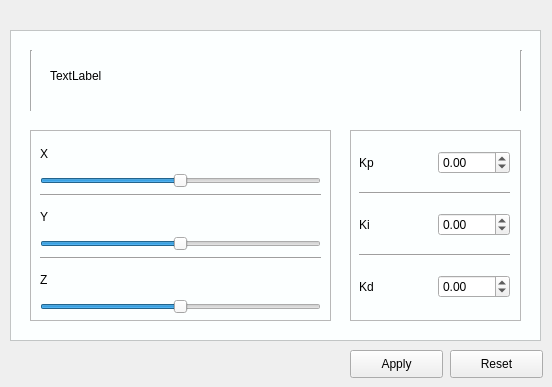
    <widget class="QWidget" name="tab_6">
     <attribute name="title">
      <string>Page</string>
     </attribute>
     <widget class="QFrame" name="frame_14">
      <property name="geometry">
       <rect>
        <x>10</x>
        <y>30</y>
        <width>531</width>
        <height>311</height>
       </rect>
      </property>
      <property name="styleSheet">
       <string notr="true">QFrame{
	background-color: rgb(252, 255, 255);
}</string>
      </property>
      <property name="frameShape">
       <enum>QFrame::StyledPanel</enum>
      </property>
      <property name="frameShadow">
       <enum>QFrame::Plain</enum>
      </property>
      <widget class="QLabel" name="pid_set_info_6">
       <property name="geometry">
        <rect>
         <x>40</x>
         <y>20</y>
         <width>451</width>
         <height>51</height>
        </rect>
       </property>
       <property name="text">
        <string>TextLabel</string>
       </property>
      </widget>
      <widget class="Line" name="line_45">
       <property name="geometry">
        <rect>
         <x>20</x>
         <y>20</y>
         <width>3</width>
         <height>61</height>
        </rect>
       </property>
       <property name="orientation">
        <enum>Qt::Vertical</enum>
       </property>
      </widget>
      <widget class="Line" name="line_46">
       <property name="geometry">
        <rect>
         <x>510</x>
         <y>20</y>
         <width>3</width>
         <height>61</height>
        </rect>
       </property>
       <property name="orientation">
        <enum>Qt::Vertical</enum>
       </property>
      </widget>
     </widget>
     <widget class="QFrame" name="frame_15">
      <property name="geometry">
       <rect>
        <x>30</x>
        <y>130</y>
        <width>301</width>
        <height>191</height>
       </rect>
      </property>
      <property name="frameShape">
       <enum>QFrame::StyledPanel</enum>
      </property>
      <property name="frameShadow">
       <enum>QFrame::Plain</enum>
      </property>
      <widget class="QWidget" name="layoutWidget_6">
       <property name="geometry">
        <rect>
         <x>10</x>
         <y>10</y>
         <width>281</width>
         <height>174</height>
        </rect>
       </property>
       <layout class="QVBoxLayout" name="verticalLayout_8">
        <item>
         <widget class="QLabel" name="label_36">
          <property name="text">
           <string>X</string>
          </property>
         </widget>
        </item>
        <item>
         <widget class="QSlider" name="slider_yaw_3">
          <property name="cursor">
           <cursorShape>SizeHorCursor</cursorShape>
          </property>
          <property name="minimum">
           <number>-45</number>
          </property>
          <property name="maximum">
           <number>45</number>
          </property>
          <property name="singleStep">
           <number>0</number>
          </property>
          <property name="orientation">
           <enum>Qt::Horizontal</enum>
          </property>
         </widget>
        </item>
        <item>
         <widget class="Line" name="line_47">
          <property name="orientation">
           <enum>Qt::Horizontal</enum>
          </property>
         </widget>
        </item>
        <item>
         <widget class="QLabel" name="label_37">
          <property name="text">
           <string>Y</string>
          </property>
         </widget>
        </item>
        <item>
         <widget class="QSlider" name="slider_roll_3">
          <property name="cursor">
           <cursorShape>SizeHorCursor</cursorShape>
          </property>
          <property name="minimum">
           <number>-45</number>
          </property>
          <property name="maximum">
           <number>45</number>
          </property>
          <property name="singleStep">
           <number>0</number>
          </property>
          <property name="orientation">
           <enum>Qt::Horizontal</enum>
          </property>
         </widget>
        </item>
        <item>
         <widget class="Line" name="line_48">
          <property name="orientation">
           <enum>Qt::Horizontal</enum>
          </property>
         </widget>
        </item>
        <item>
         <widget class="QLabel" name="label_38">
          <property name="text">
           <string>Z</string>
          </property>
         </widget>
        </item>
        <item>
         <widget class="QSlider" name="slider_pitch_3">
          <property name="cursor">
           <cursorShape>SizeHorCursor</cursorShape>
          </property>
          <property name="minimum">
           <number>-45</number>
          </property>
          <property name="maximum">
           <number>45</number>
          </property>
          <property name="singleStep">
           <number>1</number>
          </property>
          <property name="orientation">
           <enum>Qt::Horizontal</enum>
          </property>
         </widget>
        </item>
       </layout>
      </widget>
     </widget>
     <widget class="QFrame" name="frame_16">
      <property name="geometry">
       <rect>
        <x>350</x>
        <y>130</y>
        <width>171</width>
        <height>191</height>
       </rect>
      </property>
      <property name="frameShape">
       <enum>QFrame::StyledPanel</enum>
      </property>
      <property name="frameShadow">
       <enum>QFrame::Plain</enum>
      </property>
      <widget class="QWidget" name="gridLayoutWidget_7">
       <property name="geometry">
        <rect>
         <x>9</x>
         <y>9</y>
         <width>151</width>
         <height>171</height>
        </rect>
       </property>
       <layout class="QGridLayout" name="gridLayout_7">
        <item row="1" column="0" colspan="2">
         <widget class="Line" name="line_51">
          <property name="orientation">
           <enum>Qt::Horizontal</enum>
          </property>
         </widget>
        </item>
        <item row="0" column="0">
         <widget class="QLabel" name="label_41">
          <property name="text">
           <string>Kp</string>
          </property>
          <property name="buddy">
           <cstring>SpinBox_kp_1</cstring>
          </property>
         </widget>
        </item>
        <item row="3" column="0" colspan="2">
         <widget class="Line" name="line_49">
          <property name="orientation">
           <enum>Qt::Horizontal</enum>
          </property>
         </widget>
        </item>
        <item row="2" column="0">
         <widget class="QLabel" name="label_40">
          <property name="text">
           <string>Ki</string>
          </property>
          <property name="buddy">
           <cstring>SpinBox_ki_1</cstring>
          </property>
         </widget>
        </item>
        <item row="4" column="0">
         <widget class="QLabel" name="label_39">
          <property name="text">
           <string>Kd</string>
          </property>
          <property name="buddy">
           <cstring>SpinBox_kd_1</cstring>
          </property>
         </widget>
        </item>
        <item row="2" column="1">
         <widget class="QDoubleSpinBox" name="SpinBox_ki_3">
          <property name="minimum">
           <double>-20.000000000000000</double>
          </property>
          <property name="maximum">
           <double>20.000000000000000</double>
          </property>
          <property name="singleStep">
           <double>0.010000000000000</double>
          </property>
         </widget>
        </item>
        <item row="4" column="1">
         <widget class="QDoubleSpinBox" name="SpinBox_kd_3">
          <property name="minimum">
           <double>-20.000000000000000</double>
          </property>
          <property name="maximum">
           <double>20.000000000000000</double>
          </property>
          <property name="singleStep">
           <double>0.010000000000000</double>
          </property>
         </widget>
        </item>
        <item row="0" column="1">
         <widget class="QDoubleSpinBox" name="SpinBox_kp_3">
          <property name="minimum">
           <double>-20.000000000000000</double>
          </property>
          <property name="maximum">
           <double>20.000000000000000</double>
          </property>
          <property name="singleStep">
           <double>0.010000000000000</double>
          </property>
         </widget>
        </item>
       </layout>
      </widget>
     </widget>
     <widget class="QPushButton" name="Reset_3">
      <property name="geometry">
       <rect>
        <x>450</x>
        <y>350</y>
        <width>93</width>
        <height>28</height>
       </rect>
      </property>
      <property name="text">
       <string>Reset</string>
      </property>
     </widget>
     <widget class="QPushButton" name="Apply_3">
      <property name="geometry">
       <rect>
        <x>350</x>
        <y>350</y>
        <width>93</width>
        <height>28</height>
       </rect>
      </property>
      <property name="text">
       <string>Apply</string>
      </property>
     </widget>
    </widget>
